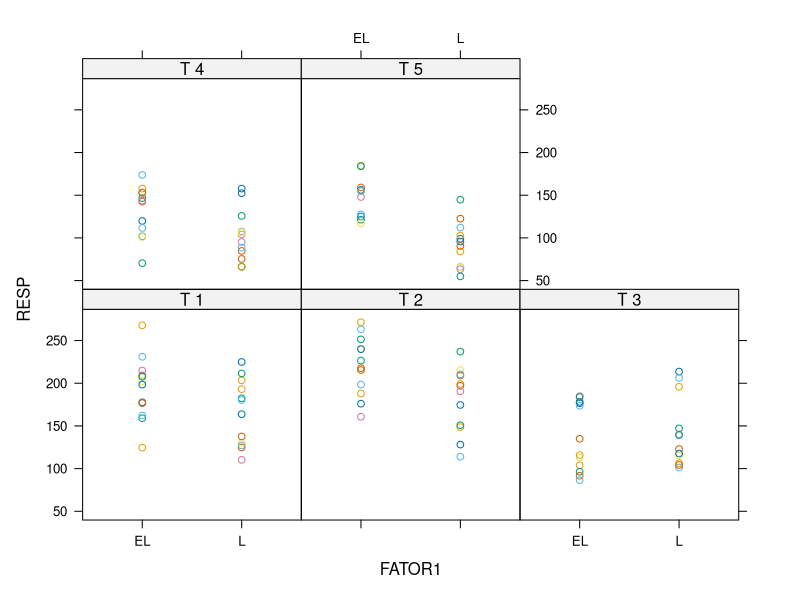
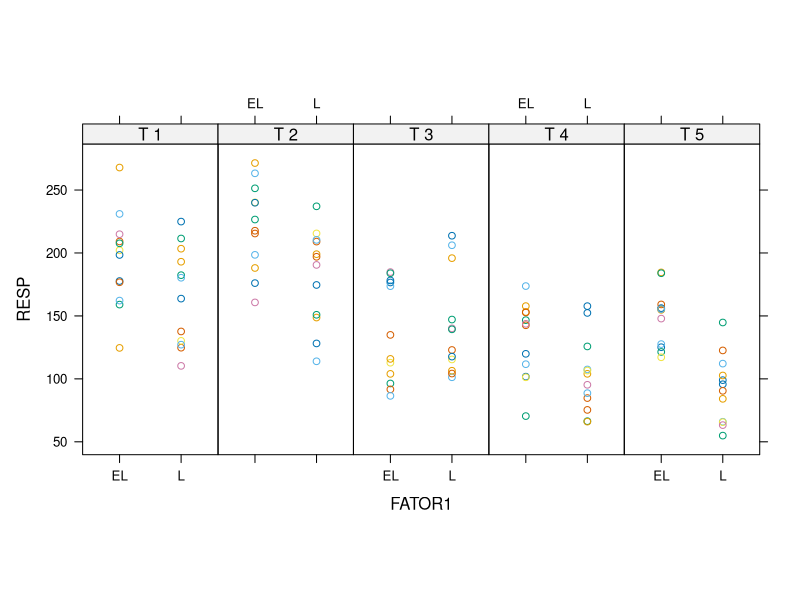
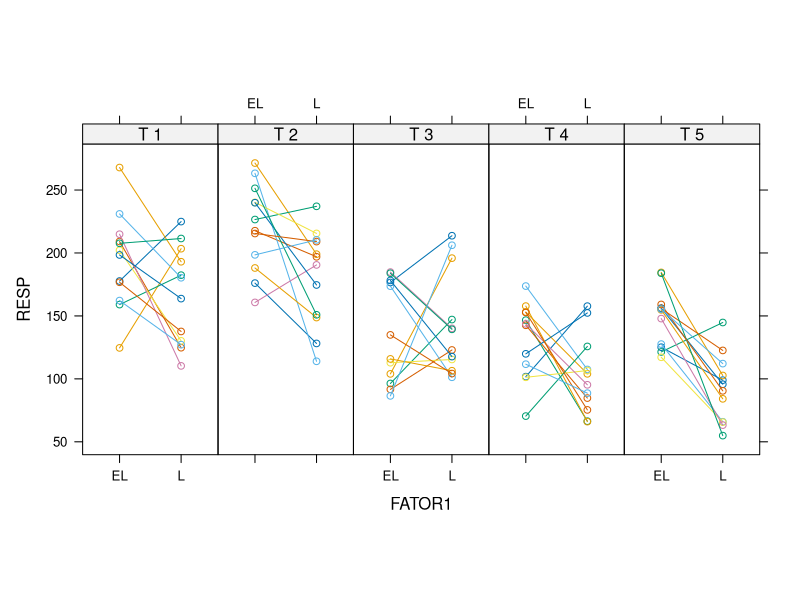
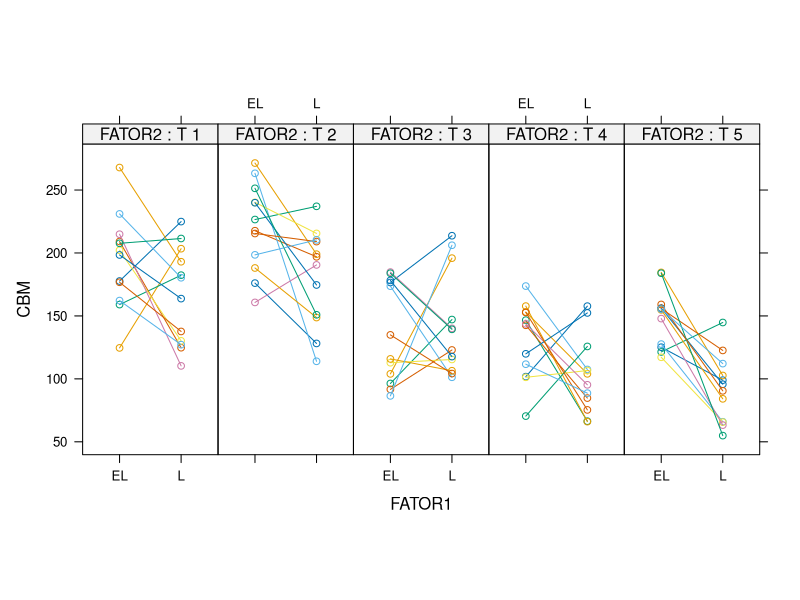
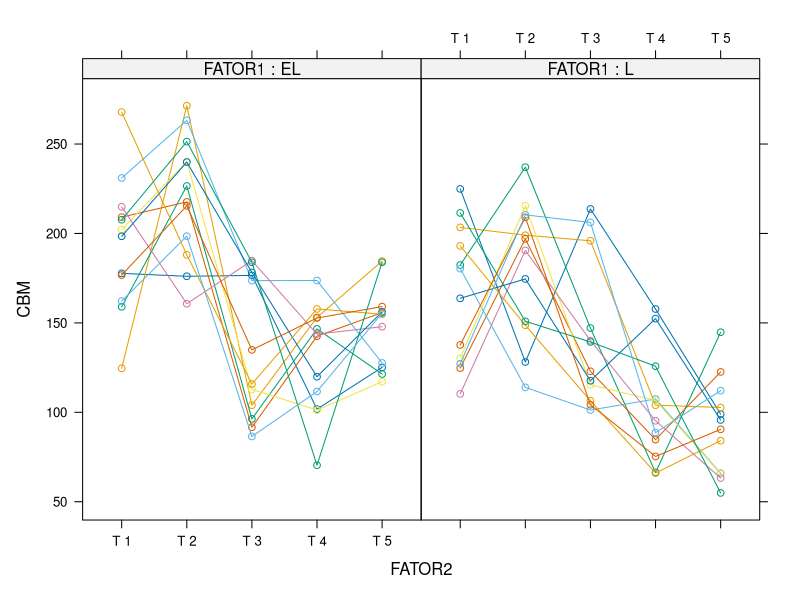

The R source for these figures, in order:
## ---- chunk 1
RESP=c(224.92, 180.32, 130.19, 110.31, 163.74,193.03, 211.49, 137.65, 127.15, 203.39,182.36, 124.75, 177.70, 231.01, 202.14,214.89, 198.42, 267.85, 207.67, 176.74,162.18, 124.59, 158.99, 209.12, 128.14,113.95, 215.53, 190.51, 174.58, 148.70,150.90, 209.03, 210.40, 199.03, 237.05,196.97, 176.06, 263.27, 240.19, 160.72,239.90, 188.07, 251.35, 215.45, 198.50,271.42, 226.56, 217.65, 213.69, 101.26,115.41, 140.10, 117.67, 106.45, 139.34,104.22, 206.13, 195.89, 147.11, 122.93,176.55, 173.63, 112.83, 184.82, 178.18,115.85, 183.89, 134.92, 086.49, 103.96,096.33, 091.64, 157.76, 107.45, 106.61,095.28, 152.37, 066.02, 125.75, 075.34,088.64, 104.00, 066.38, 084.74, 101.76,173.70, 101.24, 143.71, 119.88, 157.79,070.42, 152.75, 111.65, 153.08, 146.64,142.57, 098.96, 065.92, 065.62, 063.26,095.72, 084.14, 054.92, 090.49, 112.11,102.68, 144.77, 122.58, 125.14, 127.61,117.14, 147.87, 156.18, 154.82, 183.91,159.11, 155.41, 184.55, 121.39, 155.77)
FATOR1=rep(rep(c("L","EL"), e=12),5); FATOR1=factor(FATOR1)
FATOR2=rep(c(paste("T",1:5)),e=24); FATOR2=factor(FATOR2)
repe=rep(c(paste("R",1:12)),10); repe=factor(repe)
dados = data.frame(FATOR1,FATOR2,repe,RESP)
## ---- chunk 2
library(lattice)
with(dados, xyplot(RESP ~ FATOR1|FATOR2, groups=repe))
## ---- chunk 3
with(dados, xyplot(RESP ~ FATOR1|FATOR2, groups=repe, aspect="xy"))
## ---- chunk 4
with(dados, xyplot(RESP ~ FATOR1|FATOR2, groups=repe, aspect="xy", type="o"))
## ---- chunk 5
with(dados, xyplot(RESP ~ FATOR1|FATOR2, groups=repe, aspect="xy", type="o", ylab='CBM',strip=strip.custom(strip.names=TRUE, strip.levels=TRUE)))
## ---- chunk 6
with(dados, xyplot(RESP ~ FATOR2|FATOR1, groups=repe, type="o", ylab='CBM', strip=strip.custom(strip.names=TRUE,strip.levels=TRUE)))
